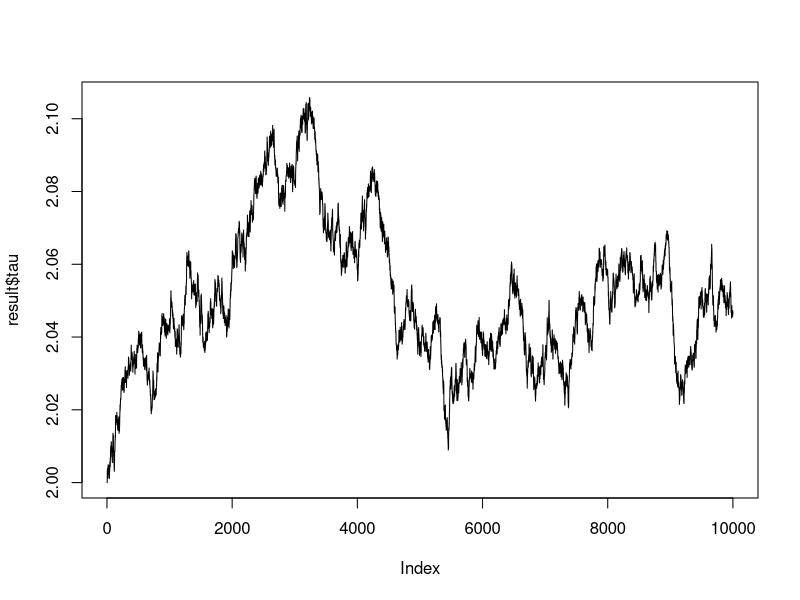
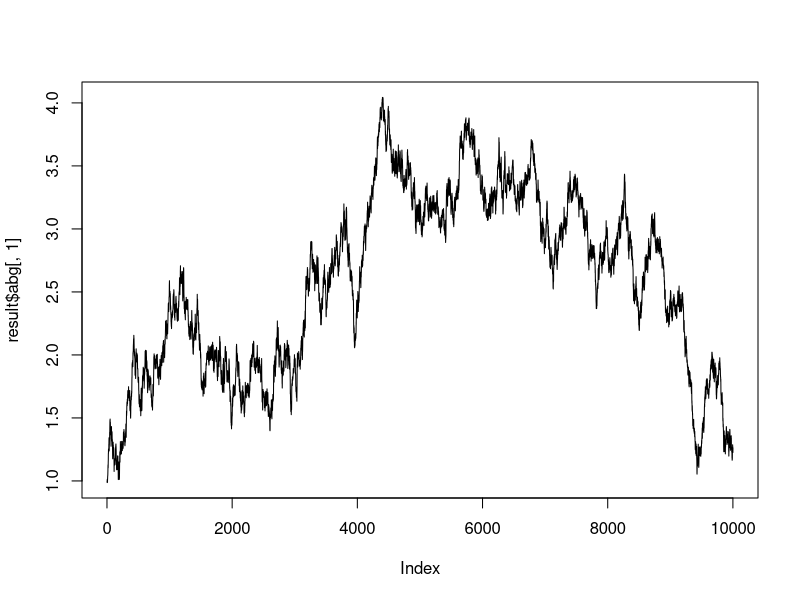
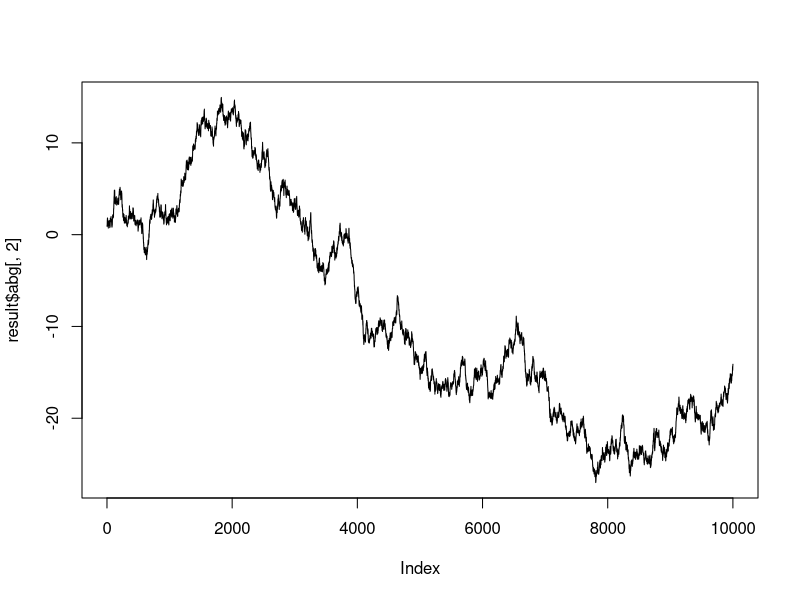
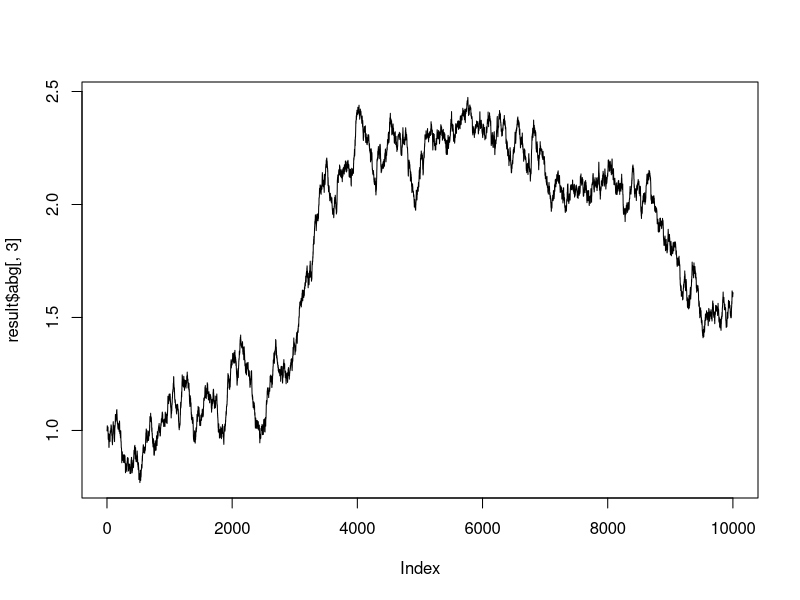

Write the R code that produced these figures, in order.
setwd("~/Desktop/S2/X4MS040")

x <- c(0, 10, 33, 100, 333, 1000)
i1 <- c(15, 16, 16, 27, 33, 20)
i2 <- c(21, 18, 26, 41, 38, 27)
i3 <- c(29, 21, 33, 69, 41, 42)

data_salm <- matrix(c(x,i1,i2,i3), nrow=4, ncol=6, byrow = T)

data_salm <- as.data.frame(data_salm, row.names=c("x", "i1","i2","i3"))




GIBBS <- function(data, nchain, init_abg, init_tau, sd_tau_prop,
                  sd_abg_prop){
  chain_abg <- matrix(NA, nchain+1, 3) # chaine pour alpha beta gamma
  chain_abg[1,] <- init_abg
  chain_tau <- matrix(NA, nchain+1, 1) # chaine pour tau
  chain_tau[1] <- init_tau
  
  # Nos données + hyperparamètres
  x <- data$x
  
  a <- 1/1000
  b <- 1/1000
  sigma <- 100000
  
  for (i in 1:nchain){
    # MAJ tau
    tau_candidate <- rnorm(1,mean=chain_tau[i], sd=sd_tau_prop)
    # Lambda nécessaire à la construction des paramètres tau et MAJ mu
    lambda <- rnorm(3*6, mean=0, sd=1/chain_tau[i])
    lambda <- matrix(lambda, nrow=3, ncol=6)
    lambda_candidate <- rnorm(3*6, mean=0, sd=1/tau_candidate)
    lambda_candidate <- matrix(lambda, nrow=3, ncol=6)
    
    top <- log(rgamma(1, a + (1/2)*3*6, b + (1/2)*sum(lambda_candidate**2)))
    bottom <-log(rgamma(1, a + (1/2)*3*6, b + (1/2)*sum(lambda**2)))
    ratio <- top - bottom
    u <- log(runif(1))
    
    if (u < ratio){
      chain_tau[i+1] <- tau_candidate
    } else {
      chain_tau[i+1] <- chain_tau[i]
    }
    
    # MAJ alpha beta gamma
    lambda <- rnorm(3*6, mean=0, sd=1/chain_tau[i+1])
    lambda <- matrix(lambda, nrow=3, ncol=6)
    # alpha
    alpha_candidate <- rnorm(1, mean = chain_abg[i,1], sd = sd_abg_prop[1])
    mu_candidate <- exp(alpha_candidate + chain_abg[i,2]*log(x + 10) +
                          chain_abg[i,3]*x + lambda)
    mu <- exp(chain_abg[i,1] + chain_abg[i,2]*log(x + 10) +
                chain_abg[i,3]*x + lambda)
    top <- (alpha_candidate**2/(2*sigma)) + sum(mu_candidate) - sum(mu_candidate**lambda)
    bottom <- (chain_abg[i,1]**2/(2*sigma)) + sum(mu) - sum(mu**lambda)
    ratio <- top - bottom
    u <- log(runif(1))
    
    if (u < ratio){
      chain_abg[i+1,1] <- alpha_candidate
    } else {
      chain_abg[i+1,1] <- chain_abg[i,1]
    }
    
    # Beta 
    beta_candidate <- rnorm(1, mean = chain_abg[i,2], sd = sd_abg_prop[2])
    mu_candidate <- exp(chain_abg[i+1,1] + beta_candidate*log(x + 10) +
                          chain_abg[i,3]*x + lambda)
    mu <- exp(chain_abg[i+1,1] + chain_abg[i,2]*log(x + 10) +
                chain_abg[i,3]*x + lambda)
    top <- (beta_candidate**2/(2*sigma)) + sum(mu_candidate) - sum(mu_candidate**lambda)
    bottom <- (chain_abg[i,2]**2/(2*sigma)) + sum(mu) - sum(mu**lambda)
    ratio <- top - bottom
    u <- log(runif(1))
    
    if (u < ratio){
      chain_abg[i+1,2] <- beta_candidate
    } else {
      chain_abg[i+1,2] <- chain_abg[i,2]
    }
    
    
    # Gamma
    gamma_candidate <- rnorm(1, mean = chain_abg[i,3], sd = sd_abg_prop[3])
    mu_candidate <- exp(chain_abg[i+1,1] + chain_abg[i+1,2]*log(x + 10) +
                          gamma_candidate*x + lambda)
    mu <- exp(chain_abg[i+1,1] + chain_abg[i+1,2]*log(x + 10) +
                chain_abg[i,3]*x + lambda)
    top <- (gamma_candidate**2/(2*sigma)) + sum(mu_candidate) - sum(mu_candidate**lambda)
    bottom <- (chain_abg[i,3]**2/(2*sigma)) + sum(mu) - sum(mu**lambda)
    ratio <- top - bottom
    u <- log(runif(1))
    
    if (u < ratio){
      chain_abg[i+1,3] <- gamma_candidate
    } else {
      chain_abg[i+1,3] <- chain_abg[i,3]
    }
    
  }
  
  return(list(tau = chain_tau, abg = chain_abg))
  
}

result <- GIBBS(data_salm, 10000, c(1,1,1), 2, 0.001, c(0.03,0.2,0.01))

plot(result$tau, type='l')
plot(result$abg[,1], type='l')
plot(result$abg[,2], type='l')
plot(result$abg[,3], type='l')


